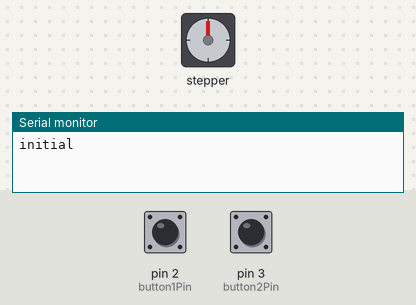
Simulated run of this sketch. Board: Arduino Uno, built with avr-gcc and run on an emulated ATmega328P. On the bench: stepper motor, the last lines printed to the serial monitor. The test bench sets the inputs (shaded band); at power-on: pin 2 (button1Pin) LOW, pin 3 (button2Pin) LOW. Stepper angles assume 2048 steps per turn.

Above: at 1.2 s.
1.3 s: pin 2 (button1Pin) pulled HIGH for 0.15 s
At 2.0 s:
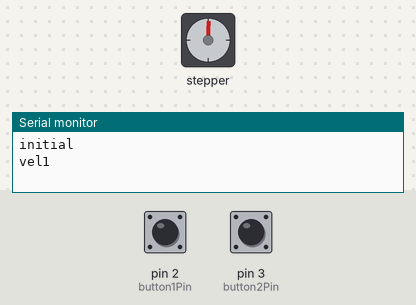
4.3 s: pin 3 (button2Pin) pulled HIGH for 0.15 s
At 5.2 s:
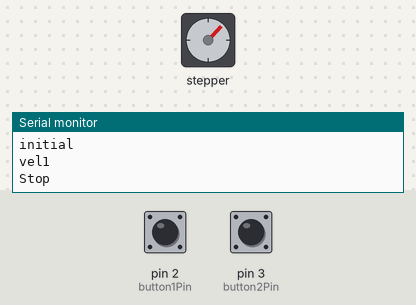
6.3 s: pin 2 (button1Pin) pulled HIGH for 1 s
At 8.07 s:
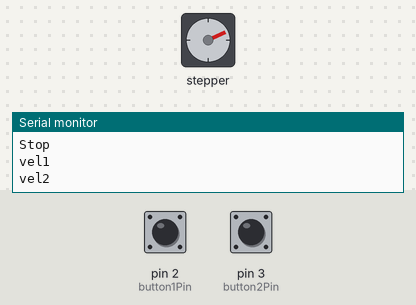
10.3 s: pin 3 (button2Pin) pulled HIGH for 1 s
At 11.1 s:
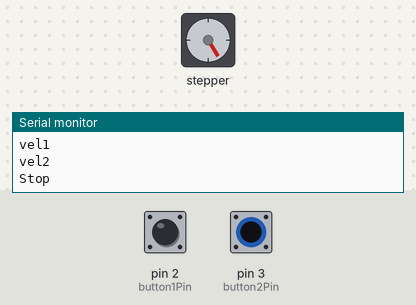
12.8 s: pin 2 (button1Pin) pulled HIGH for 3.2 s
At 15.26 s:
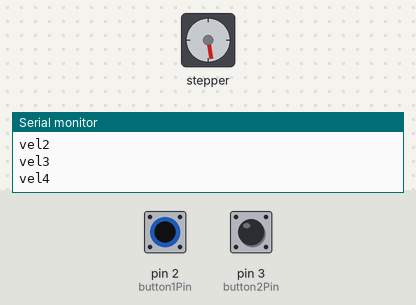
Timing chart, 0 to 21.5 s (numbered marks = the images above; inputs shaded):
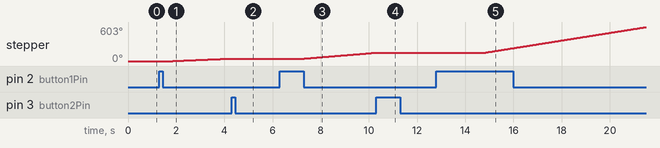

The sketch:

WarmUpProject2-JaztinTabunda.ino
```cpp
/*
Jaztin Tabunda
Warm-Up Project 2 - Step Motor with Button Control
COMP 522 - V. Bhatt
3-3-2023
*/


#include <Stepper.h>

//according to my research on the motor I'm using
//the stepsPerRevoltion on Rohs step motor 28byj-48 is 2048
const int stepsPerRevolution = 2048;

// setting up the stepper library on pins 8 through 11:
// 8, 10, 9, 11 is for the driver and motor i'm using
Stepper myStepper(stepsPerRevolution, 8, 10, 9, 11);

int currVelocity; //the current speed that the motor will run at
int const del = 500; //the delay when switching states

int oldButton1State = 0; // INPUT1 state before pressing button
int newButton1State = 0; // INPUT1 state after pressing button
const int button1Pin = 2; // INPUT1 pin

int oldButton2State = 0; // INPUT2 state before pressing button
int newButton2State = 0; // INPUT2 state after pressing button
const int button2Pin = 3; // INPUT2 pin

//enumeration of the states that we'll have
enum States{INITIAL, STOP, VEL1, VEL2, VEL3, VEL4};

States currState = INITIAL; //this is the current state of the program. starts at initial state
States prevState; //this is the previous state of the program (used when Stop)

void setup() {

  Serial.begin(9600); // Serial.begin gets the arduino ready to communicate with text output
  pinMode(button1Pin, INPUT); // sets up pin 2 as input for button1
  pinMode(button2Pin, INPUT); // sets up pin 3 as input for button2
}

void loop() {

  //state machine powered by this switch statement
  switch(currState)
  {
    //the starting state of the program
    case INITIAL:
    stateInitial(); //this is a void method call to the code for the initial state
    break;

    //the state of the program where the motor pauses revolutions
    //and can possibly reset the current velocity/speed of the motor
    case STOP:
    stateStop(); //this is a void method call to the code for the stop state
    break;

    //the state of the program with speed 1 = 3
    case VEL1:
    stateVel1(); //this is a void method call to the code for the Speed1 state
    break;

    //the state of the program with speed 2 = 6
    case VEL2:
    stateVel2(); //this is a void method call to the code for the Speed2 state
    break;

    //the state of the program with speed 3 = 9
    case VEL3:
    stateVel3(); //this is a void method call to the code for the Speed3 state
    break;

    //the state of the program with speed 4 = 12 (Max Velocity)
    case VEL4:
    stateVel4(); //this is a void method call to the code for the Speed4 state
    break;

  }

}

//this is the code where the program starts
void stateInitial()
{
  currVelocity = 0; //we start with 0 rpm and no steps so motor doesn't move
  Serial.println("initial"); //this is to tell us which state we are currently in

  //as long as we don't press button1 or button2, we will remain in this state
  while(currState == INITIAL)
  {
    newButton1State = digitalRead(button1Pin); //reads input from button1
    newButton2State = digitalRead(button2Pin); //reads input from button1
    //makes sure the button changes from LOW to HIGH in order to properly change
    //if we only did buttonstate == high, it won't work because of 'chattering'
    //i.e. the button will read many inputs at one time and malfunction due to
    //debouncing
    if((oldButton1State == LOW) && (newButton1State == HIGH))
    {
      currState = VEL1; //changes initial to first speed of motor
      delay(del); //delay program for half a sec after state change
    }
    else
    {
      oldButton1State = newButton1State; //again, these two lines are to prevent
      oldButton2State = newButton2State; //bouncing input
    }

  }

}

//this is the state that the program goes to after we press button2
//notice there is no .step() function call to make sure motor doesn't run
void stateStop()
{
  Serial.println("Stop"); //this is to tell us which state we are currently in

  //as long as we don't press button1 or button2, we will remain in this state
  while(currState == STOP)
  {
    newButton1State = digitalRead(button1Pin); //read from pin of input1
    newButton2State = digitalRead(button2Pin); //read from pin of input2
    if((oldButton1State == LOW) && (newButton1State == HIGH)) //press input/button 1
    {
      currState = prevState; //goes back to the state it came from
      delay(del); //delay program for half a sec after state change
    }
    else if((oldButton2State == LOW) && (newButton2State == HIGH)) //press input/button 2
    {
      currState = INITIAL; //goes to initial (i.e. resets velocity back to 0)
      delay(del); //delay program for half a sec after state change
    }
    else
    {
      oldButton1State = newButton1State; //explained before, this is for debouncing
      oldButton2State = newButton2State;
    }
  }
}

void stateVel1()
{
  currVelocity = 3; //first speed = 3rpm
  myStepper.setSpeed(currVelocity); //sets the speed of the motor
  Serial.println("vel1"); //states what state we are in

  //as long as we don't press button1 or button2, we will remain in this state
  while(currState == VEL1)
  {
    newButton1State = digitalRead(button1Pin); //read from pin of input1
    newButton2State = digitalRead(button2Pin); //read from pin of input2
    if((oldButton1State == LOW) && (newButton1State == HIGH)) //if INPUT1 is pressed
    {
      currState = VEL2; //goes to a faster speed if input1 is pressed
      delay(del);
    }
    else if((oldButton2State == LOW) && (newButton2State == HIGH)) //if INPUT2 is pressed
    {
      prevState = VEL1; //saves the state so we can go back to it from the stop state
      currState = STOP; //goes to the stop state
      delay(del); //delay program for half a sec after state change
    }
    else //if no inputs are pressed
    {
      oldButton1State = newButton1State; //for debouncing again
      oldButton2State = newButton2State;
      myStepper.step(1); //steps once and loops. if we use steps per revolution, it will try to complete one full revolution before being able to read input
    }


  }
}

void stateVel2()
{
  currVelocity = currVelocity + 3; //second speed = 6rpm
  myStepper.setSpeed(currVelocity); //sets the speed of the motor
  Serial.println("vel2"); //states what state we are in

  //as long as we don't press button1 or button2, we will remain in this state
  while(currState == VEL2)
  {
    newButton1State = digitalRead(button1Pin); //read from pin of input1
    newButton2State = digitalRead(button2Pin); //read from pin of input2
    if((oldButton1State == LOW) && (newButton1State == HIGH)) //if INPUT1 is pressed
    {
      currState = VEL3; //goes to a faster speed if input1 is pressed
      delay(del); //delay program for half a sec after state change
    }
    else if((oldButton2State == LOW) && (newButton2State == HIGH)) //if INPUT2 is pressed
    {
      prevState = VEL2; //saves current state so we can go back to it from the stop state
      currState = STOP; //goes to the stop state
      delay(del);
    }
    else
    {
      oldButton1State = newButton1State; //for debouncing again
      oldButton2State = newButton2State;
      myStepper.step(1); //steps once and loops. if we use steps per revolution, it will try to complete one full revolution before being able to read input

    }
  }
}

void stateVel3()
{
  currVelocity = currVelocity + 3; //third speed = 6rpm
  myStepper.setSpeed(currVelocity); //sets the new speed of the motor
  Serial.println("vel3"); //to explicitly tell which state we are in

  //as long as we don't press button1 or button2, we will remain in this state
  while(currState == VEL3)
  {
    newButton1State = digitalRead(button1Pin); //read from pin of input1
    newButton2State = digitalRead(button2Pin); //read from pin of input2
    if((oldButton1State == LOW) && (newButton1State == HIGH)) //if INPUT1 is pressed
    {
      currState = VEL4; //if input1 is pressed, the program goes to a faster speed
      delay(del); //delay when changing states
    }
    else if((oldButton2State == LOW) && (newButton2State == HIGH)) //if INPUT2 is pressed
    {
      prevState = VEL3; //saves current state so we can go back from stop state
      currState = STOP; //goes to stop state
      delay(del); //delay when changing states
    }
    else
    {
      oldButton1State = newButton1State; //again, for debouncing
      oldButton2State = newButton2State;
      myStepper.step(1); //steps once and loops. if we use steps per revolution, it will try to complete one full revolution before being able to read input

    }
  }
}

void stateVel4()
{
  currVelocity = currVelocity + 3; //fourth and final speed = 12
  myStepper.setSpeed(currVelocity); //sets new speed of motor
  Serial.println("vel4"); //prints out which state we are in

  //will stay in state as long as we don't press button2. instructions don't say anything about cycling back to the first state with button1
  while(currState == VEL4)
  {
    newButton2State = digitalRead(button2Pin); //read from pin of input2
    if((oldButton2State == LOW) && (newButton2State == HIGH)) //if INPUT2 is pressed
    {
      prevState = VEL4; //saves current state so we can go back from stop state
      currState = STOP; //goes to stop state
      delay(del); //delay when changing states
    }
    else
    {
      oldButton2State = newButton2State; //for debouncing
      myStepper.step(1); //steps once and loops. if we use steps per revolution, it will try to complete one full revolution before being able to read input
    }
  }
}
```

Measured:
- after the input at 1.3 s, stepper: keeps turning clockwise at about 18°/s, starting after 0.55 s
- after the input at 4.3 s, stepper: stops changing and stays 44°
- after the input at 6.3 s, stepper: keeps turning clockwise at about 35°/s, starting after 1.0 s
- after the input at 10.3 s, stepper: stops changing and stays 149°
- after the input at 12.8 s, stepper: keeps turning clockwise at about 68°/s, starting after 2.0 s
